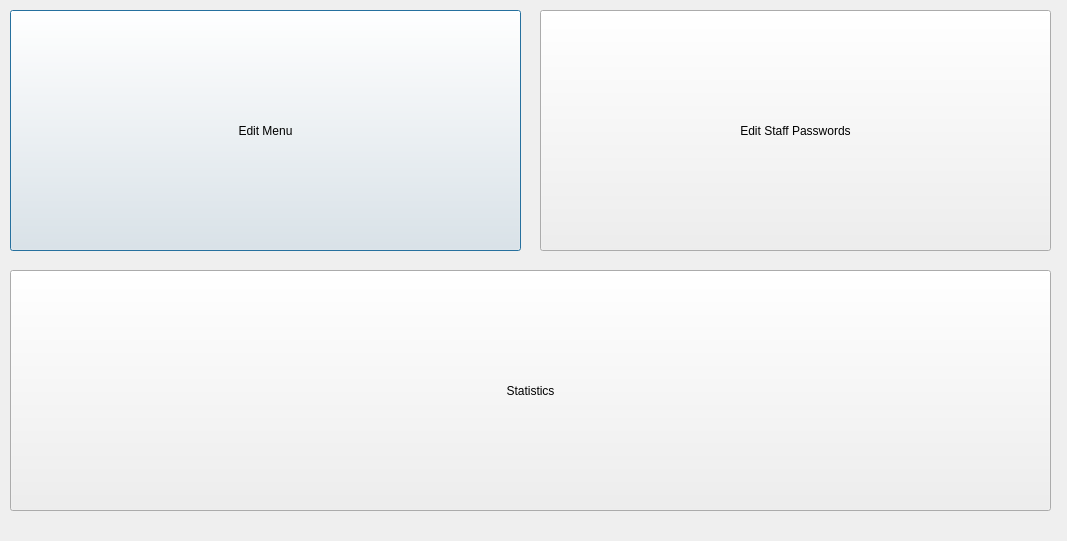
<?xml version="1.0" encoding="UTF-8"?>
<ui version="4.0">
 <class>Management</class>
 <widget class="QDialog" name="Management">
  <property name="geometry">
   <rect>
    <x>0</x>
    <y>0</y>
    <width>1067</width>
    <height>541</height>
   </rect>
  </property>
  <property name="minimumSize">
   <size>
    <width>1067</width>
    <height>541</height>
   </size>
  </property>
  <property name="maximumSize">
   <size>
    <width>1067</width>
    <height>541</height>
   </size>
  </property>
  <property name="windowTitle">
   <string>Dialog</string>
  </property>
  <widget class="QPushButton" name="pbEditMenu">
   <property name="geometry">
    <rect>
     <x>10</x>
     <y>10</y>
     <width>511</width>
     <height>241</height>
    </rect>
   </property>
   <property name="text">
    <string>Edit Menu</string>
   </property>
  </widget>
  <widget class="QPushButton" name="pbStaff">
   <property name="geometry">
    <rect>
     <x>540</x>
     <y>10</y>
     <width>511</width>
     <height>241</height>
    </rect>
   </property>
   <property name="text">
    <string>Edit Staff Passwords</string>
   </property>
  </widget>
  <widget class="QPushButton" name="pbStatistics">
   <property name="geometry">
    <rect>
     <x>10</x>
     <y>270</y>
     <width>1041</width>
     <height>241</height>
    </rect>
   </property>
   <property name="text">
    <string>Statistics</string>
   </property>
  </widget>
 </widget>
 <resources/>
 <connections/>
</ui>
